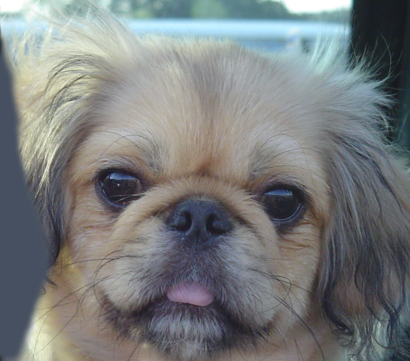
#> input picture Assignment/A1/html/images/dog.bmp, 410 x 361 px, given in place of dogbmp, which was not available
$ python hybrid_fft.py   (Python 2 division)
#> lines starting #> are read from the running program, lines starting #| are printed output that depends on the picture; pictures that were not available may be replaced by others from this repository, and a replacement may not be noted
# -*- coding: utf-8 -*-
import numpy as np
import cv2
import time

'''
visualize a hybrid image by progressively downsampling the image and
concatenating all of the images together.
'''
def vis_hybrid_image(hybrid_image):
    scales = 5
    scale_factor = 0.5
    padding = 5

    original_height = hybrid_image.shape[0]
    num_colors = hybrid_image.shape[2]

    output = hybrid_image
    cur_image = hybrid_image

    for i in range(2, scales + 1):
        output = np.concatenate((output, np.ones((original_height, padding, num_colors))), axis=1)
        cur_image = cv2.resize(cur_image, (0,0), fx=scale_factor, fy=scale_factor)
        tmp = np.concatenate((np.ones((original_height - cur_image.shape[0], cur_image.shape[1], num_colors)), cur_image), axis=0)
        output = np.concatenate((output, tmp), axis=1)

    return output


def pad_zero(image, kernel_row, kernel_col):
    img_row, img_col = image.shape[:2]
    a = (kernel_row-1)/2
    b = (kernel_col-1)/2
    new_row = img_row + 2*a
    new_col = img_col + 2*b

    if len(image.shape) == 3:
        new_img = np.zeros((new_row, new_col, 3), dtype=np.float32)
    else:
        new_img = np.zeros((new_row, new_col), dtype=np.float32)

    for i in range(img_row):
        for j in range(img_col):
            new_img[i+a][j+b] = image[i][j]

    return new_img


# [76 lines left out: functions pad_replicate, pad_symmetric, not called in this run]


def my_imfilter_fft(image, kernel, padding_type):
    # detect whether it's grayscale or not
    if len(image.shape) == 3:
        gray_image = 0
    else:
        gray_image = 1

    # size of image and kernel
    img_row = image.shape[0]
    img_col = image.shape[1]
    kernel_row = len(kernel)
    kernel_col = len(kernel[0])
    fftsize = 1024

    # pad zeros
    if padding_type == 0:
        new_img = pad_zero(image, kernel_row, kernel_col)
    # pad replicated
    elif padding_type == 1:
        new_img = pad_replicate(image, kernel_row, kernel_col)
    # pad symmetric
    elif padding_type == 2:
        new_img = pad_symmetric(image, kernel_row, kernel_col)

    a = (img_row-1)/2
    b = (img_col-1)/2
    # padding kernel as the same size as padded image
    new_kernel = pad_zero(kernel, img_row, img_col)
    kernel_fft = np.fft.fft2(new_kernel, s=(fftsize, fftsize))

    filtered_img = np.zeros(image.shape, dtype=np.float32)
    # filtering, use FFT to do the convolution
    if gray_image == 0:
        # get the RGB value respectively
        img_r = new_img[:,:,0]
        img_g = new_img[:,:,1]
        img_b = new_img[:,:,2]
        # FFT transform
        img_r_fft = np.fft.fft2(img_r, s=(fftsize, fftsize))
        img_g_fft = np.fft.fft2(img_g, s=(fftsize, fftsize))
        img_b_fft = np.fft.fft2(img_b, s=(fftsize, fftsize))
        # convolution
        img_r_fil = img_r_fft * kernel_fft
        img_g_fil = img_g_fft * kernel_fft
        img_b_fil = img_b_fft * kernel_fft
        # inverse FFT transform
        img_r_ifft = np.fft.ifft2(img_r_fil)
        img_g_ifft = np.fft.ifft2(img_g_fil)
        img_b_ifft = np.fft.ifft2(img_b_fil)
        # remove the padding
        a += (kernel_row-1)
        b += (kernel_col-1)
        filtered_img[:,:,0] = np.abs(img_r_ifft[a:a+img_row, b:b+img_col])
        filtered_img[:,:,1] = np.abs(img_g_ifft[a:a+img_row, b:b+img_col])
        filtered_img[:,:,2] = np.abs(img_b_ifft[a:a+img_row, b:b+img_col])
    else:
        # if it's grayscale
        img_fft = np.fft.fft2(new_img, s=(fftsize, fftsize))
        img_fil = img_fft * kernel_fft
        img_ifft = np.fft.ifft2(img_fil)
        filtered_img = np.abs(img_ifft[a:a+img_row, b:b+img_col])

    return filtered_img


if __name__ == '__main__':
    start_time = time.time()

    image1 = cv2.imread('../data/dogbmp') / 255.0
    image2 = cv2.imread('../data/cat.bmp') / 255.0
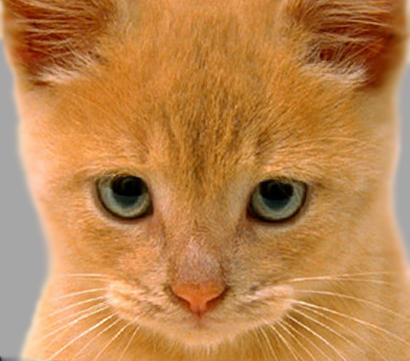
#> input picture Assignment/A1/html/images/cat.bmp, 410 x 361 px, found by its file name

    cutoff_frequency1 = 7
    cutoff_frequency2 = 7

    kernel1 = cv2.getGaussianKernel(cutoff_frequency1 * 4 + 1, cutoff_frequency1)
    kernel1 = cv2.mulTransposed(kernel1, False)

    kernel2 = cv2.getGaussianKernel(cutoff_frequency2 * 4 + 1, cutoff_frequency2)
    kernel2 = cv2.mulTransposed(kernel2, False)

    """
    YOUR CODE BELOW. Use my_imfilter to create 'low_frequencies' and
    'high_frequencies' and then combine them to create 'hybrid_image'
    """

    """
    TODO 2:
    Remove the high frequencies from image1 by blurring it. The amount of
    blur that works best will vary with different image pairs
    """
    # print "img1"
    low_frequencies = my_imfilter_fft(image1, kernel1, 0)
#> in my_imfilter_fft, `kernel_row = len(kernel)`: kernel_row = 29
#> in pad_zero, `a = (kernel_row-1)/2`: a = 14
#> in pad_zero, `new_row = img_row + 2*a`: new_row = 389
#> in pad_zero, `new_col = img_col + 2*b`: new_col = 438
#> call 2 of pad_zero, with kernel_row = 361, kernel_col = 410
#> after the loop in pad_zero (call 2), `for i in range(img_row):`:
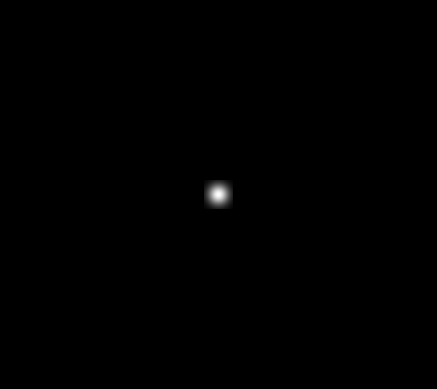
#> new_img: shape (389, 437) float32; min 0, max 0.00351, mean 5.88e-06; drawn with min black and max white
#> in my_imfilter_fft, `img_b = new_img[:,:,2]`:
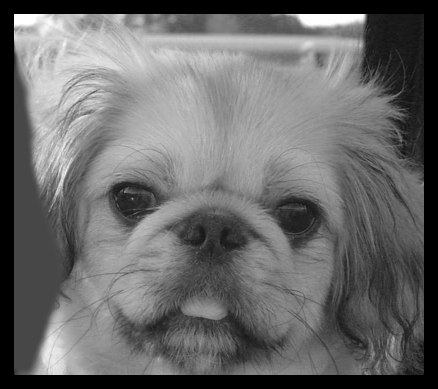
#> img_b: shape (389, 438) float32; min 0, max 1, mean 0.413
#> in my_imfilter_fft, `a += (kernel_row-1)`: a = 208
#> in my_imfilter_fft, `b += (kernel_col-1)`: b = 232

    """
    TODO 3:
    Remove the low frequencies from image2. The easiest way to do this is to
    subtract a blurred version of image2 from the original version of image2.
    This will give you an image centered at zero with negative values.
    """
    # print "img2"
    low_frequencies_temp = my_imfilter_fft(image2, kernel2, 0)
#> call 2 of my_imfilter_fft, with padding_type = 0
#> call 3 of pad_zero, with kernel_row = 29, kernel_col = 29
#> in pad_zero (call 3), `a = (kernel_row-1)/2`: a = 14
#> in pad_zero (call 3), `new_col = img_col + 2*b`: new_col = 438
#> after the loop in pad_zero (call 3), `for i in range(img_row):`:
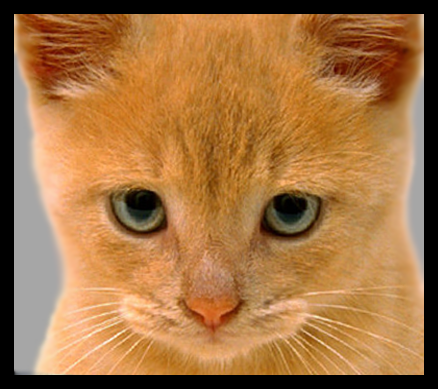
#> new_img: shape (389, 438, 3) float32; mean B, G, R 0.263, 0.452, 0.641
#> in my_imfilter_fft (call 2), `img_b = new_img[:,:,2]`:
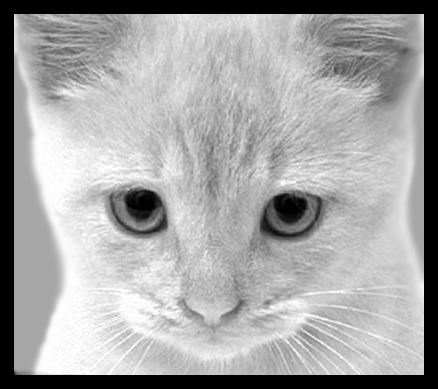
#> img_b: shape (389, 438) float32; min 0, max 1, mean 0.641
#> in my_imfilter_fft (call 2), `a += (kernel_row-1)`: a = 208
#> in my_imfilter_fft (call 2), `b += (kernel_col-1)`: b = 232
    high_frequencies = image2 - low_frequencies_temp

    """
    TODO 4:
    Combine the high frequencies and low frequencies
    """
    hybrid_image = low_frequencies + high_frequencies

    """
    Visualize and save outputs
    """
    vis = vis_hybrid_image(hybrid_image)
#> after the loop in vis_hybrid_image, `for i in range(2, scales + 1):`:
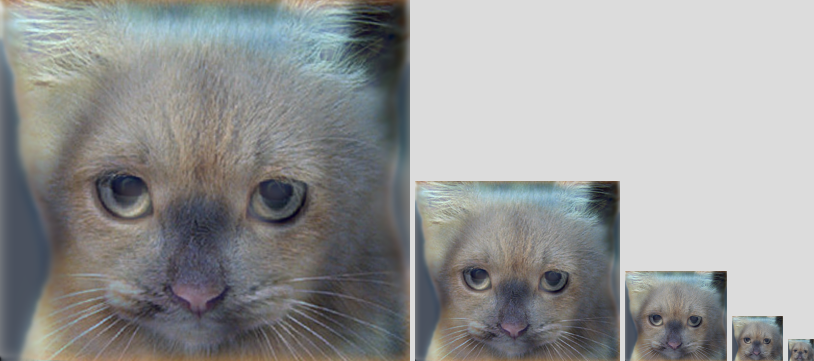
#> output: shape (361, 814, 3) float64; mean of channels 0, 1, 2 0.657, 0.659, 0.654; drawn with min black and max white

    cv2.imshow("low", low_frequencies)
    cv2.imshow("high", high_frequencies + 0.5)
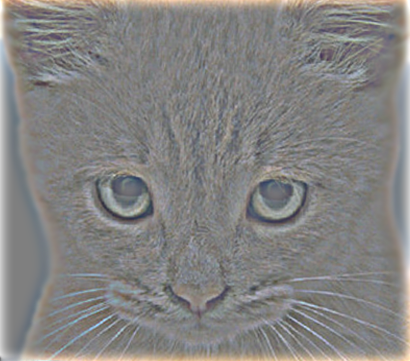
#> window 'high': shape (361, 410, 3); mean B, G, R 129.8, 130.9, 131.9
    cv2.imshow("vis", vis)
    cv2.waitKey(0)

    # to write the images, need to convert to 0~255
    low_frequencies = np.rint(low_frequencies * 255.0)
    high_frequencies = np.rint((high_frequencies + 0.5) * 255.0)
    hybrid_image = np.rint(hybrid_image * 255.0)
    vis = np.rint(vis * 255.0)

    cv2.imwrite('low_frequencies.jpg', low_frequencies)
    cv2.imwrite( 'high_frequencies.jpg', high_frequencies)
    cv2.imwrite('hybrid_image.jpg', hybrid_image)
    cv2.imwrite('hybrid_image_scales.jpg', vis)
    print("--- %s seconds ---" % (time.time() - start_time))
